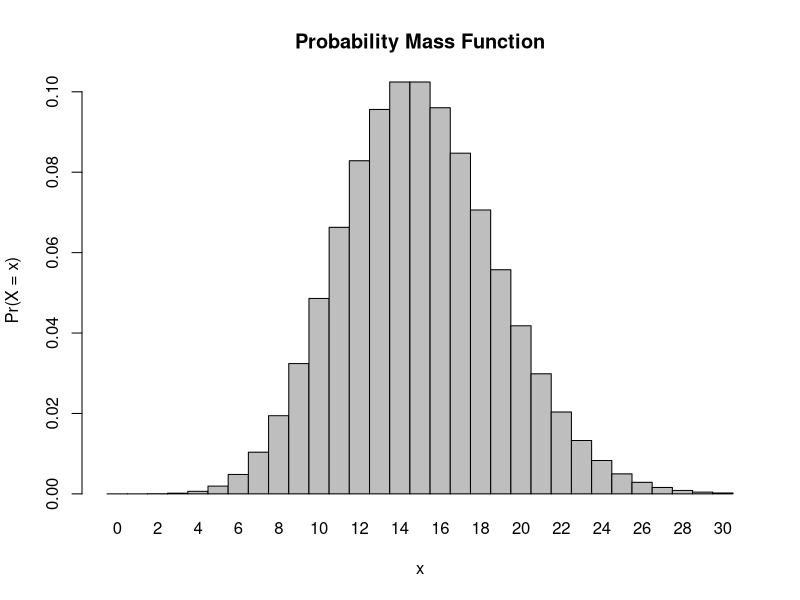
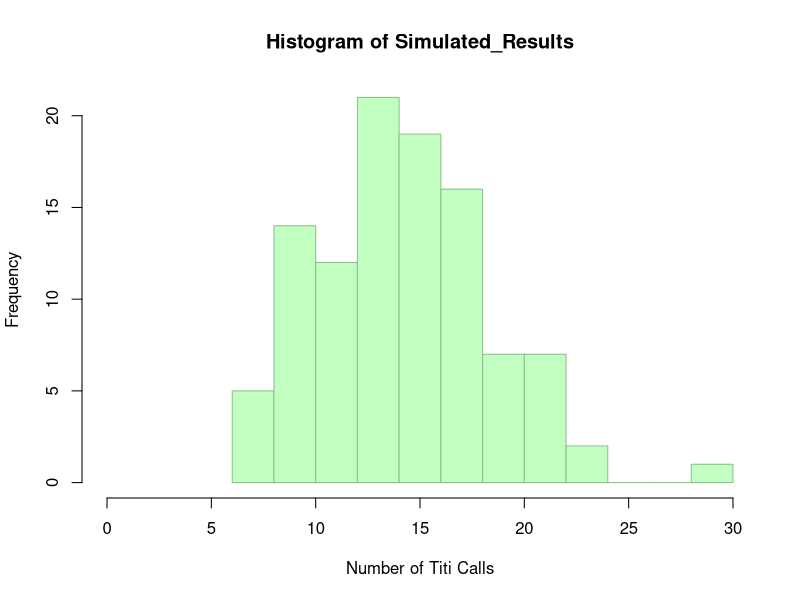

R code for these plots, in order:
## ---- chunk 1
ppois(8, 15, lower = FALSE)
## ---- chunk 2
ppois(0, 15)
## ---- chunk 3
dpois(3, 15)
## ---- chunk 4
x <- 0:30
l = 15
probset <- dpois(x = x, lambda = l)
barplot(probset, names.arg = x, space = 0, xlab = "x", ylab = "Pr(X = x)", main = "Probability Mass Function")
## ---- chunk 5
rp <- rpois(104, 15)
rp
## ---- chunk 6
Simulated_Results <- rpois(104, 15)
hist(x = Simulated_Results, xlim = c(0,30), col = "darkseagreen1", border = "darkseagreen", ylab = "Frequency", xlab = "Number of Titi Calls")
